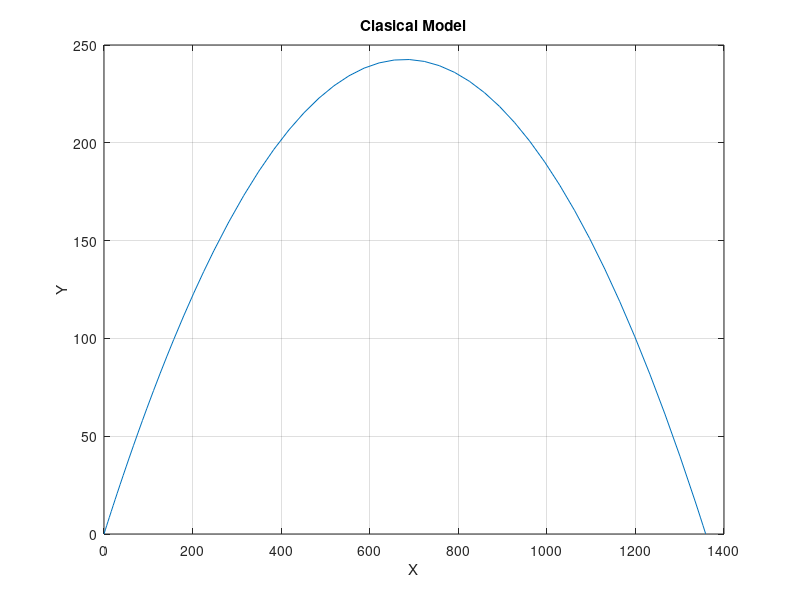

The MATLAB script that drew this image:
function Classicball
%initial velocity = 215.06 feet/sec = 146.63 m/h @ 35.54 degrees
[t,x]=ode45(@flights,[0,7.763],[0,175,0,125,0,0]);
plot(x(:,1),x(:,3));
title("Clasical Model")
xlabel("X")
ylabel("Y")
grid on
end
function xprime=flights(t,x)
xprime=zeros(2,1);
%X
xprime(1)=x(2);
xprime(2)=0;
%Y
xprime(3)=x(4);
xprime(4)=-32.2;
%Z
xprime(5)=x(6);
xprime(6)=0;
end